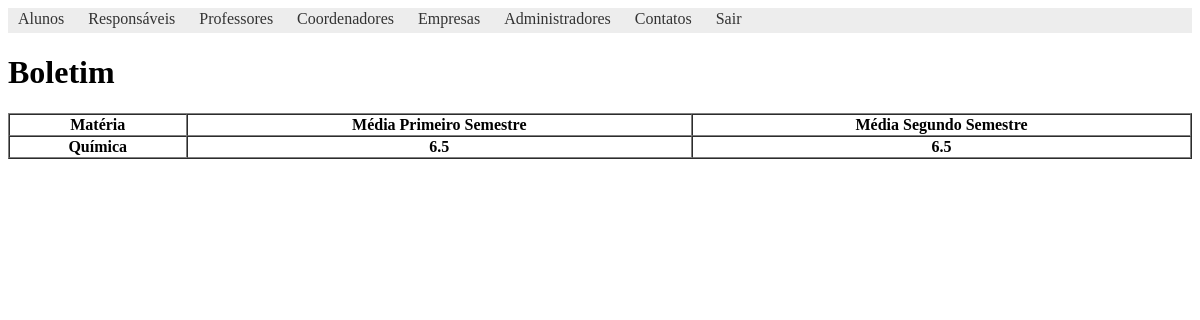
Page /views/aluno/boletim.php?id=4 (signed in) on the earlier database version.
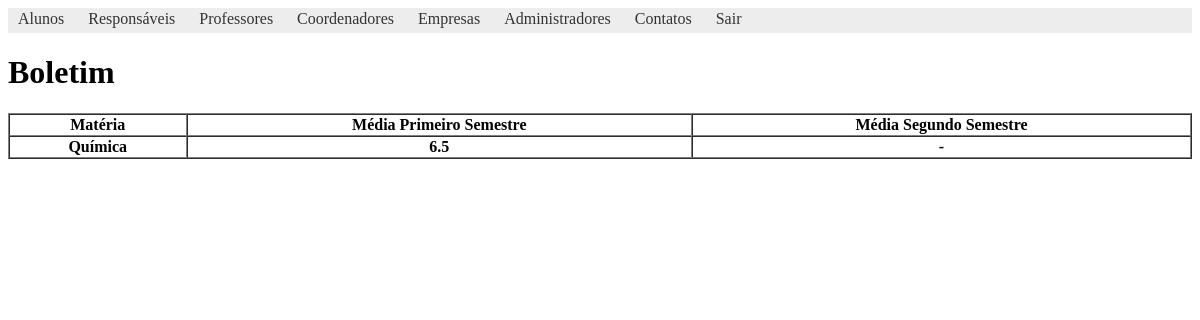
Same page on the later database version.
### tables this page shows
CREATE TABLE `notas` (
  `id` int(11) NOT NULL AUTO_INCREMENT,
  `id_aluno` int(11) NOT NULL,
  `id_professor` int(11) DEFAULT NULL,
  `media_primeiro_semestre` double(3,1) DEFAULT NULL,
  `media_segundo_semestre` double(3,1) DEFAULT NULL,
  PRIMARY KEY (`id`),
  KEY `notas_fk1` (`id_aluno`),
  KEY `professor_fk` (`id_professor`),
  CONSTRAINT `professor_fk` FOREIGN KEY (`id_professor`) REFERENCES `professores` (`id`)
);

CREATE TABLE `professores` (
  `id` int(11) NOT NULL AUTO_INCREMENT,
  `nome` varchar(150) NOT NULL,
  `materia` varchar(50) NOT NULL,
  `login` varchar(100) NOT NULL,
  `email` varchar(100) NOT NULL,
  `senha` varchar(100) NOT NULL,
  `cpf` varchar(20) NOT NULL,
  PRIMARY KEY (`id`)
);

### app/models/Nota.php (called while the page is built, shortened)
<?php
	function gerar_boletim($id_aluno)
	{
		$conn = iniciarConexao();
		$stmt = $conn->prepare("SELECT * FROM notas WHERE id_aluno = ?");
		$stmt->bindParam(1, $id_aluno);
		if($stmt->execute() && $stmt->rowCount() > 0){
			$notas = $stmt->fetchAll(PDO::FETCH_OBJ);
		}
		return $notas;
	}

### app/models/Professor.php (called while the page is built, shortened)
<?php
	function buscar($id)
	{
		$conn = iniciarConexao();
		$stmt = $conn->prepare("SELECT * FROM professores WHERE id = ?");
		$stmt->bindParam(1, $id);
		if($stmt->execute() && $stmt->rowCount() > 0){
			$professor = $stmt->fetch(PDO::FETCH_OBJ);
		}
		return $professor;
	}

### views/aluno/boletim.php (the view, shortened to what this page needs)
<?php
	include_once '../../app/models/Professor.php';
	include_once '../../app/models/Nota.php';
	include_once '../templates/includes/header.php';
	include_once '../templates/includes/header.php';
	if(!isset($id_aluno) && $_SESSION['usuario_logado']['nv_acesso'] == "aluno"){
		$id_aluno = $_SESSION['usuario_logado']['dados']->id;
	}else{
		$id_aluno = filter_input(INPUT_GET, 'id');
	}
	$notas = gerar_boletim($id_aluno);
?>
<h1>Boletim</h1>
<table border="1" cellspacing="0" width="100%">
	<thead>
		<tr>
			<th>Matéria</th>
			<th>Média Primeiro Semestre</th>
			<th>Média Segundo Semestre</th>
		</tr>
	</thead>
	<tbody>
		<?php
			if(!empty($notas)){
				foreach($notas as $nota){
		?>
			<tr>
				<th><?= buscar($nota->id_professor)->materia ?></th>
				<th><?= $nota->media_primeiro_semestre ?></th>
				<th><?= $nota->media_segundo_semestre != null ? $nota->media_segundo_semestre : "-" ?></th>
			</tr>
		<?php } }else{ ?>
			<tr>
				<th colspan="3">Nenhum Nota Adicionada</th>
			</tr>
		<?php } ?>
	</tbody>
</table>
<?php include_once '../templates/includes/footer.php'; ?>

Differences in the rows shown:
changed notas "Química": media_segundo_semestre "6.5" → (not shown); now shows "-"
